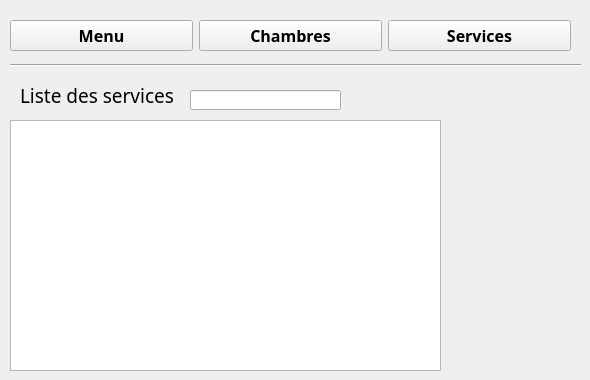
      <widget class="QWidget" name="services">
       <widget class="QTableView" name="tableView_services">
        <property name="geometry">
         <rect>
          <x>10</x>
          <y>120</y>
          <width>431</width>
          <height>251</height>
         </rect>
        </property>
       </widget>
       <widget class="QPushButton" name="ajouter_service">
        <property name="geometry">
         <rect>
          <x>490</x>
          <y>180</y>
          <width>51</width>
          <height>31</height>
         </rect>
        </property>
        <property name="styleSheet">
         <string notr="true">#ajouter_service{
background-color: transparent;
border-image: url(:add.png);
background: none;
border: none;
background-repeat: none;
}</string>
        </property>
        <property name="text">
         <string/>
        </property>
       </widget>
       <widget class="QPushButton" name="supprimer_service">
        <property name="geometry">
         <rect>
          <x>500</x>
          <y>230</y>
          <width>31</width>
          <height>31</height>
         </rect>
        </property>
        <property name="styleSheet">
         <string notr="true">#supprimer_service{
background-color: transparent;
border-image: url(:trash.png);
background: none;
border: none;
background-repeat: none;
}</string>
        </property>
        <property name="text">
         <string/>
        </property>
       </widget>
       <widget class="Line" name="line_2">
        <property name="geometry">
         <rect>
          <x>10</x>
          <y>50</y>
          <width>571</width>
          <height>31</height>
         </rect>
        </property>
        <property name="orientation">
         <enum>Qt::Horizontal</enum>
        </property>
       </widget>
       <widget class="QWidget" name="horizontalLayoutWidget_2">
        <property name="geometry">
         <rect>
          <x>10</x>
          <y>10</y>
          <width>561</width>
          <height>51</height>
         </rect>
        </property>
        <layout class="QHBoxLayout" name="horizontalLayout_2">
         <item>
          <widget class="QPushButton" name="pushButton_menu">
           <property name="font">
            <font>
             <family>Quicksand-SemiBold</family>
             <pointsize>12</pointsize>
             <weight>75</weight>
             <bold>true</bold>
            </font>
           </property>
           <property name="text">
            <string>Menu</string>
           </property>
          </widget>
         </item>
         <item>
          <widget class="QPushButton" name="pushButton_Chambre">
           <property name="font">
            <font>
             <family>Quicksand-SemiBold</family>
             <pointsize>12</pointsize>
             <weight>75</weight>
             <bold>true</bold>
            </font>
           </property>
           <property name="text">
            <string>Chambres</string>
           </property>
          </widget>
         </item>
         <item>
          <widget class="QPushButton" name="pushButton_services">
           <property name="font">
            <font>
             <family>Quicksand-SemiBold</family>
             <pointsize>12</pointsize>
             <weight>75</weight>
             <bold>true</bold>
            </font>
           </property>
           <property name="text">
            <string>Services</string>
           </property>
          </widget>
         </item>
        </layout>
       </widget>
       <widget class="QLabel" name="label_listeServices">
        <property name="geometry">
         <rect>
          <x>20</x>
          <y>80</y>
          <width>241</width>
          <height>31</height>
         </rect>
        </property>
        <property name="font">
         <font>
          <family>Quicksand-SemiBold</family>
          <pointsize>14</pointsize>
         </font>
        </property>
        <property name="text">
         <string>Liste des services</string>
        </property>
       </widget>
       <widget class="QPushButton" name="pushButton_triServices">
        <property name="geometry">
         <rect>
          <x>490</x>
          <y>280</y>
          <width>41</width>
          <height>31</height>
         </rect>
        </property>
        <property name="styleSheet">
         <string notr="true">#pushButton_triServices{
background-color: transparent;
border-image: url(:sort.png);
background: none;
border: none;
background-repeat: none;
}</string>
        </property>
        <property name="text">
         <string/>
        </property>
       </widget>
       <widget class="QPushButton" name="pushButton_rechercherService">
        <property name="geometry">
         <rect>
          <x>350</x>
          <y>90</y>
          <width>41</width>
          <height>21</height>
         </rect>
        </property>
        <property name="styleSheet">
         <string notr="true">#pushButton_rechercherService{
background-color: transparent;
border-image: url(:search.png);
background: none;
border: none;
background-repeat: none;
}</string>
        </property>
        <property name="text">
         <string/>
        </property>
       </widget>
       <widget class="QLineEdit" name="lineEdit_rechercheServices">
        <property name="geometry">
         <rect>
          <x>190</x>
          <y>90</y>
          <width>151</width>
          <height>20</height>
         </rect>
        </property>
        <property name="font">
         <font>
          <family>Quicksand-SemiBold</family>
          <weight>75</weight>
          <bold>true</bold>
         </font>
        </property>
       </widget>
      </widget>
